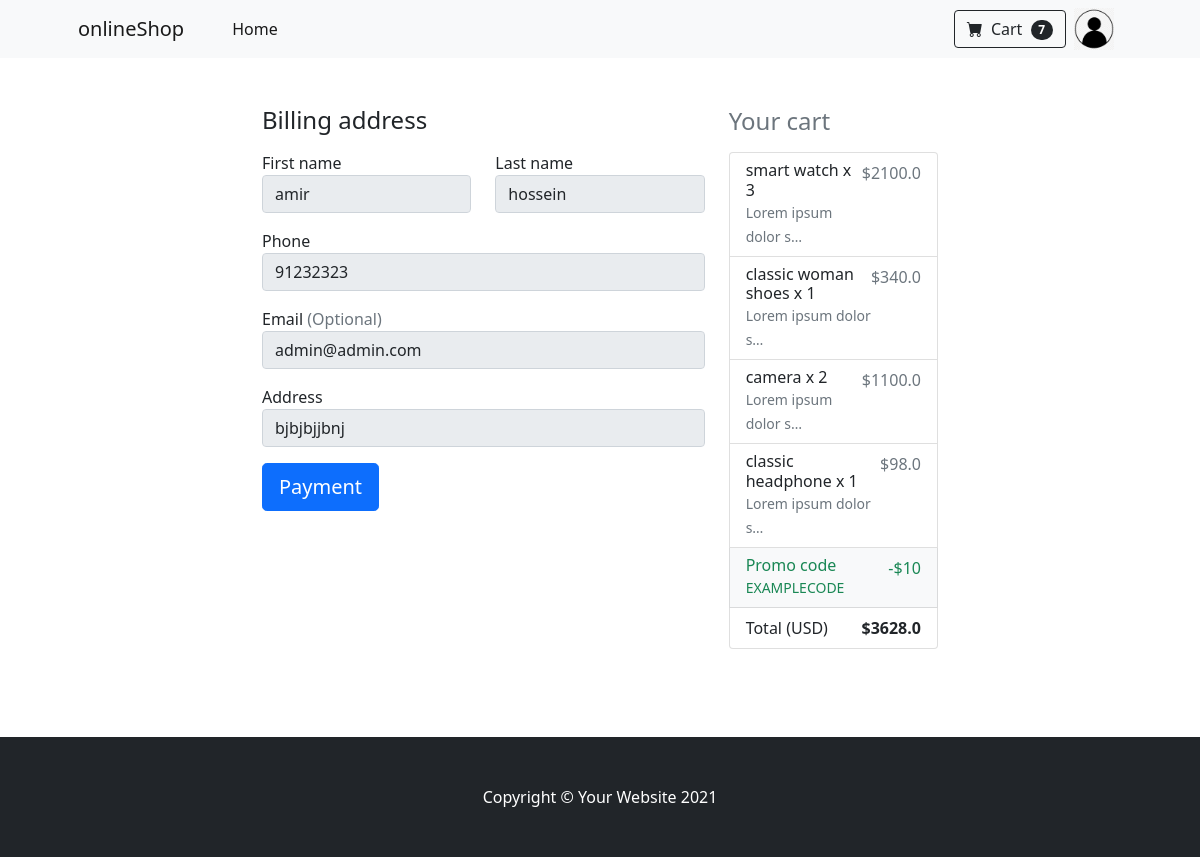
Screenshot of /checkout/ (signed in) with the database file from the repository.
### blog/models.py (models this page shows, shortened)
class OrderItem(models.Model):
    product = models.ForeignKey(Product, on_delete=models.SET_NULL, null=True, blank=True)
    order = models.ForeignKey(Order, on_delete=models.SET_NULL, null=True, blank=True)
    quantity = models.IntegerField(default=0)
    date_added = models.DateTimeField(auto_now_add=True)
    @property
    def get_total_price(self):
        if self.product.offPrice:
            price = self.quantity * self.product.offPrice
        else:
            price = self.quantity * self.product.price
        return price

class Product(models.Model):
    STATUS_CHOICES = (
        ('published', 'Published'),
        ('draft', 'Draft'),
    )
    title = models.CharField(max_length=80)
    slug = models.CharField(max_length=100)
    price = models.FloatField()
    offPrice = models.FloatField(null=True, blank=True)
    description = models.TextField(max_length=500)
    author = models.ForeignKey(User, on_delete=models.CASCADE, related_name='blog_posts')
    image = models.ImageField(null=True, blank=True)
    status = models.CharField(default='published', max_length=20, choices=STATUS_CHOICES)
    publish = models.DateTimeField(default=timezone.now)
    created = models.DateTimeField(auto_now_add=True)
    updated = models.DateTimeField(auto_now=True)
    ratings = GenericRelation(Rating, related_query_name='products')
    hits = models.ManyToManyField(IPAddress, blank=True, related_name='hits')
    tags = TaggableManager()
    class Meta:
        ordering = ['-id']

class Order(models.Model):
    customer = models.ForeignKey(Customer, on_delete=models.SET_NULL, null=True, blank=True)
    date_orderd = models.DateTimeField(auto_now_add=True)
    coplete = models.BooleanField(default=False)
    transaction_id = models.CharField(max_length=100, null=True, blank=True)
    coupons = models.ForeignKey(Coupon, on_delete=models.SET_NULL, blank=True, null=True)
    @property
    def get_total_products(self):
        orderItems = self.orderitem_set.all()
        total = sum([item.quantity for item in orderItems])
        return total
    @property
    def get_total_price(self):
        orderItems = self.orderitem_set.all()
        total = sum([item.get_total_price for item in orderItems])
        return total
    @property
    def get_last_total_price(self):
        total = self.get_total_price
        if self.coupons:
            total -= self.coupons.discount
        if total < 0:
            total = 0
        return total

class Coupon(models.Model):
    code = models.CharField(max_length=20)
    valid_from = models.DateTimeField()
    valid_to = models.DateTimeField()
    discount = models.IntegerField()
    active = models.BooleanField()

class Customer(models.Model):
    user = models.OneToOneField(User, on_delete=models.CASCADE, null=True, blank=True)
    image = models.ImageField(upload_to='media/', blank=True, default='man.png')
    email = models.EmailField(max_length=200, null=True)
    first_name = models.CharField(max_length=200, null=True, blank=True)
    last_name = models.CharField(max_length=200, null=True, blank=True)
    phone = models.CharField(max_length=15, blank=True, null=True)
    address = models.CharField(max_length=500, blank=True, null=True)
    ip_address = models.OneToOneField(IPAddress, on_delete=models.SET_NULL, blank=True, null=True)

### blog/views.py (the view, shortened to what this page needs)
# urls.py: path('checkout/', views.checkout, name='checkout'),
def checkout(request):
    if request.user.is_authenticated:
        customer = request.user.customer
        order, created = Order.objects.get_or_create(customer=customer, coplete=False)
        items = OrderItem.objects.filter(order=order)
        if not (customer.first_name and customer.last_name and customer.address and customer.email and customer.phone):
            messages.error(request, 'complete your personal information')
            return redirect('blog:cart')
    order_items_count = order.get_total_products
    context = {
        'items': items,
        'order': order,
        'order_items_count': order_items_count,
        'customer': customer,
    }
    return render(request, 'blog/partials/checkout.html', context)

### blog/templates/blog/partials/checkout.html (shortened to what this page needs)
{% extends 'blog/parents/base.html' %}
{% block content %}
    <div class="container col-7 my-5">
        <div class="row">
            <div class="col-md-4 order-md-2 mb-4">
                <h4 class="d-flex justify-content-between align-items-center mb-3">
                    <span class="text-muted">Your cart</span>
                    <span class="badge badge-secondary badge-pill">3</span>
                </h4>
                <ul class="list-group mb-3">
                    {% for item in items %}
                        <li class="list-group-item d-flex justify-content-between lh-condensed">
                            <div>
                                <h6 class="my-0">{{ item.product.title }} x {{ item.quantity }}</h6>
                                <small class="text-muted">{{ item.product.description|truncatechars:20 }}</small>
                            </div>
                            <span class="text-muted">${{ item.get_total_price }}</span>
                        </li>
                    {% endfor %}
                    {% if order.coupons %}
                    <li class="list-group-item d-flex justify-content-between bg-light">
                        <div class="text-success">
                            <h6 class="my-0">Promo code</h6>
                            <small>EXAMPLECODE</small>
                        </div>
                        <span class="text-success">-${{ order.coupons.discount }}</span>
                    </li>
                {% endif %}
                    <li class="list-group-item d-flex justify-content-between">
                        <span>Total (USD)</span>
                        <strong>${{ order.get_last_total_price }}</strong>
                    </li>
                </ul>
            </div>
            <div class="col-md-8 order-md-1">
                <h4 class="mb-3">Billing address</h4>
                <form class="needs-validation" method="POST" novalidate>
                    <div class="row">
                        <div class="col-md-6 mb-3">
                            <label for="firstName">First name</label>
                            <input type="text" class="form-control" id="firstName" placeholder=""
                                    {% if customer.first_name %} value="{{ customer.first_name }}"
                                   readonly="readonly" {% endif %} required>
                        </div>
                        <div class="col-md-6 mb-3">
                            <label for="lastName">Last name</label>
                            <input type="text" class="form-control" id="lastName" placeholder=""
                                    {% if customer.last_name %} value="{{ customer.last_name }}"
                                   readonly="readonly" {% endif %} required>
                        </div>
                    </div>
                    <div class="mb-3">
                        <label for="phone">Phone</label>
                        <input type="number" class="form-control" id="phone" placeholder="09"
                               {% if customer.phone %}value="{{ customer.phone }}" readonly="readonly" {% endif %}>
                    </div>
                    <div class="mb-3">
                        <label for="email">Email <span class="text-muted">(Optional)</span></label>
                        <input type="email" class="form-control" id="email" placeholder="you@example.com"
                                {% if customer.email %} value="{{ customer.email }}" readonly="readonly" {% endif %}>
                    </div>
                    <div class="mb-3">
                        <label for="address">Address</label>
                        <input type="text" class="form-control" id="address" placeholder="1234 Main St" required
                                {% if customer.address %} value="{{ customer.address }}"
                               readonly="readonly" {% endif %}>
                    </div>
                </form>
                <a href="{% url 'blog:payment' %}">
                    <button class="btn btn-primary btn-lg btn-block" type="button">Payment</button>
                </a>
            </div>
        </div>
    </div>
{% endblock %}

### rows the page displays
OrderItem: product "smart watch", quantity "3", product.description "Lorem ipsum dolor s…", get_total_price "2100.0"
OrderItem: product "classic woman shoes", quantity "1", product.description "Lorem ipsum dolor s…", get_total_price "340.0"
OrderItem: product "camera", quantity "2", product.description "Lorem ipsum dolor s…", get_total_price "1100.0"
OrderItem: product "classic headphone", quantity "1", product.description "Lorem ipsum dolor s…", get_total_price "98.0"
Order: coupons.discount "10", get_last_total_price "3628.0"
Customer: first_name "amir", last_name "hossein", phone "91232323", email "admin@admin.com", address "bjbjbjjbnj"

### other values shown
{{ order_items_count }} "7"
